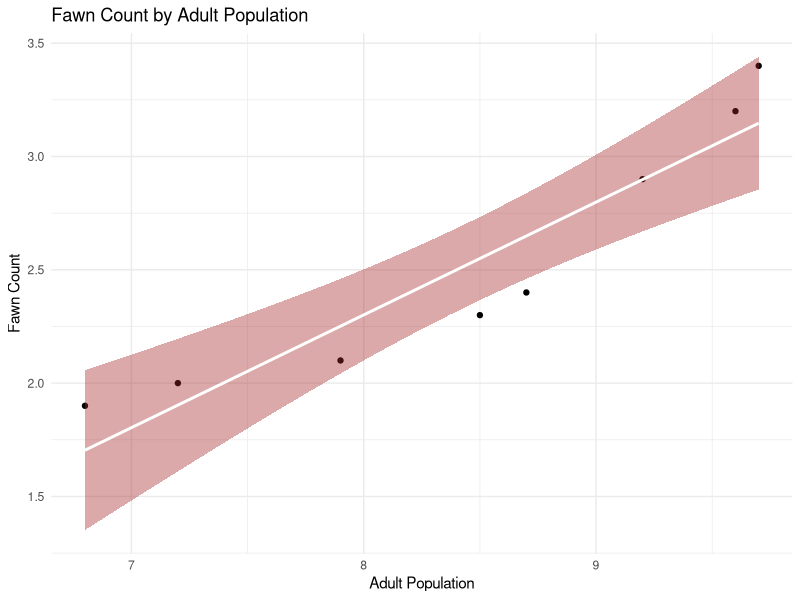
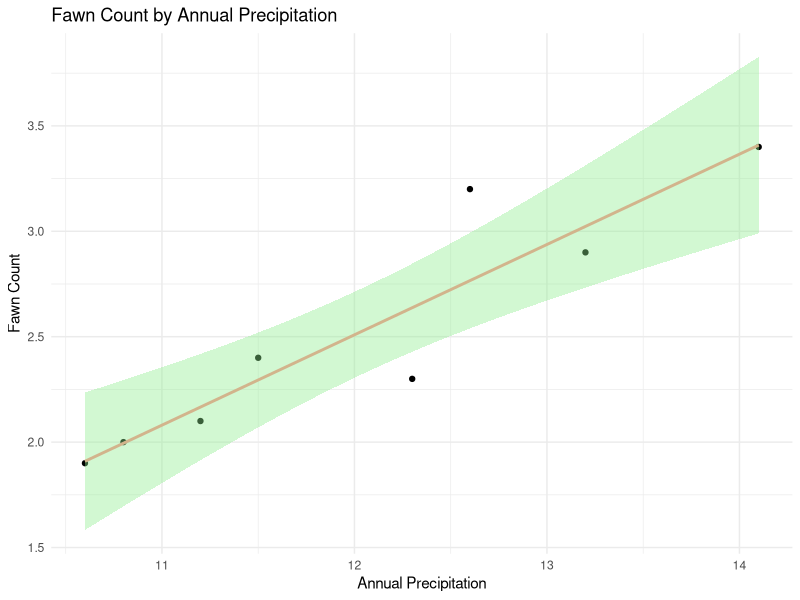
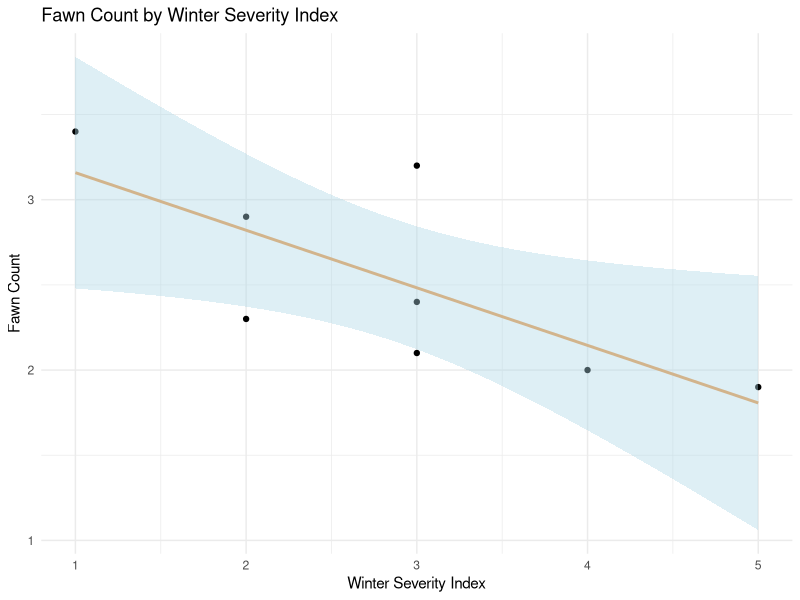

These charts were generated, in order, by the following R code:
## ---- chunk 1
# Add your library below.

library(ggplot2)
library(readxl)

## ---- chunk 2
# No code necessary; Just review the data.
## ---- chunk 3
# Write your code below.
myDF<-as.data.frame(readxl::read_excel("./data/mlr01.xls"))
colnames(myDF) <- c("nFawn", "adultPop", "precip", "winter")
head(myDF)
## ---- chunk 4
# Write your code below.
str(myDF)
## ---- chunk 5
# Write your code below.
#install.packages("dplyr")
library(dplyr)
ggplot(myDF, aes(x=adultPop, y=nFawn)) +
       geom_point() +
       stat_smooth(method = "lm", col="white", fill="brown") +
       labs(title = "Fawn Count by Adult Population", 
         x = "Adult Population", 
         y = "Fawn Count") +
       theme_minimal()
## ---- chunk 6
# Write your code below.
ggplot(myDF, aes(x=precip, y=nFawn)) +
       geom_point() +
       stat_smooth(method = "lm", col="tan", fill="lightgreen") +
       labs(title = "Fawn Count by Annual Precipitation", 
         x = "Annual Precipitation", 
         y = "Fawn Count") +
       theme_minimal()

## ---- chunk 7
# Write your code below.
ggplot(myDF, aes(x=winter, y=nFawn)) +
       geom_point() +
       stat_smooth(method = "lm", col="tan", fill="lightblue") +
       labs(title = "Fawn Count by Winter Severity Index", 
         x = "Winter Severity Index", 
         y = "Fawn Count") +
       theme_minimal()

## ---- chunk 8
# Write your code below.
first_M <- lm(formula = nFawn ~ precip, data = myDF)
summary(first_M)

## ---- chunk 9
# Write your code below.
second_M <- lm(formula = nFawn ~ precip + adultPop, data = myDF)
summary(second_M)

## ---- chunk 10
# Write your code below.
third_M <- lm(formula = nFawn ~ precip + adultPop + winter, data = myDF)
summary(third_M)
